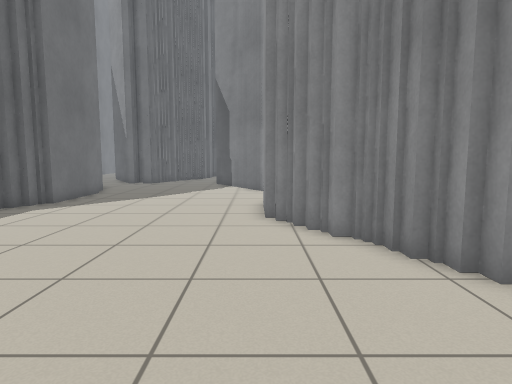
[1] (above)

21 first-person views from a walk through a Stage world. The camera is 0.94 m above the floor, tilts 6° down and sees 75° across. The lines on the ground mark 1 m squares. The floor is counted in squares, 0.5 m on a side. Each view is taken from the middle of a square. On the plan, view 1 faces up. The plan holds only what a view shows up to about 17 squares ahead; the rest is blank. The place goes on beyond the plan. Robots are left out.

[2]
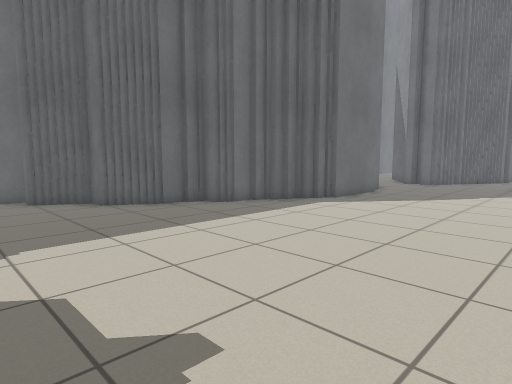

[3]
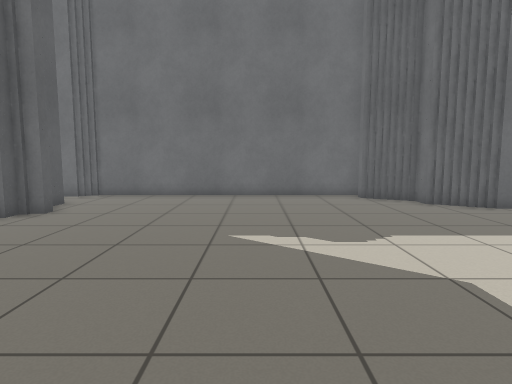

[4]
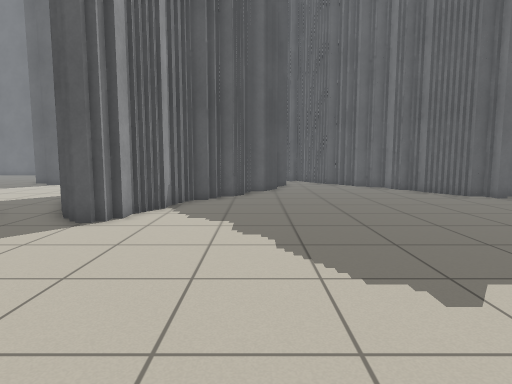

[5]
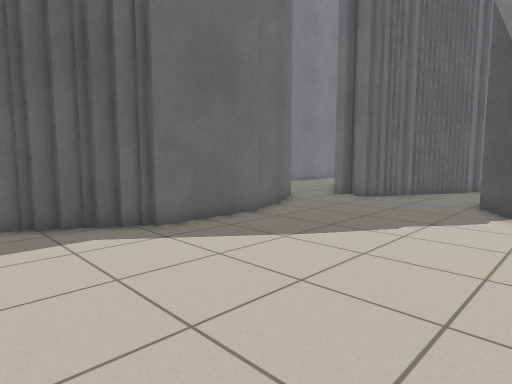

[6]
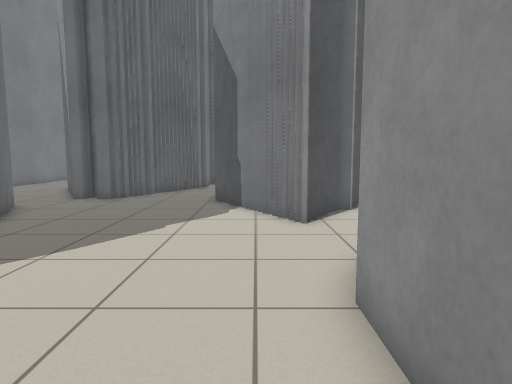

[7]
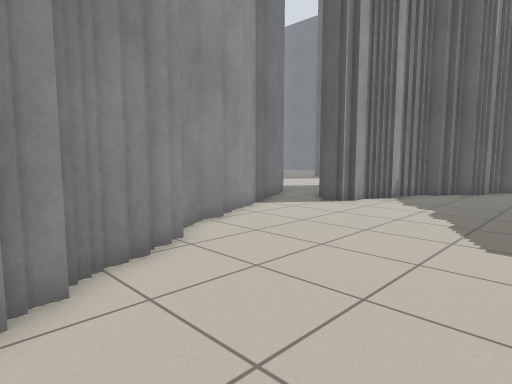

[8]
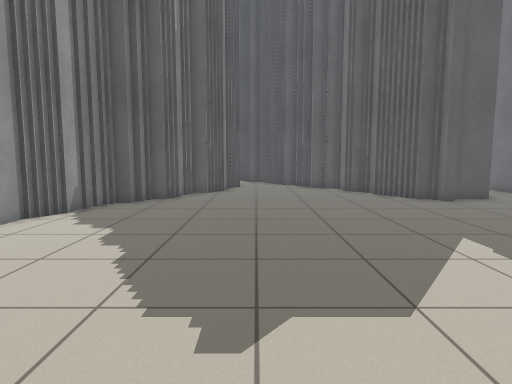

[9]
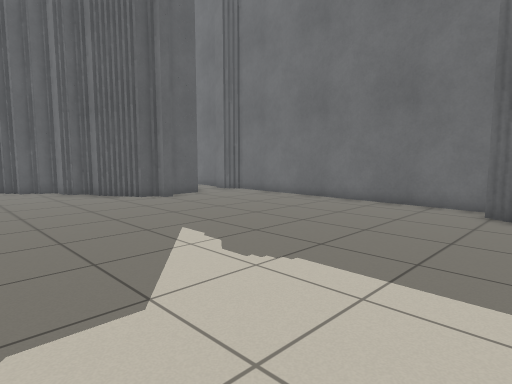

[10]
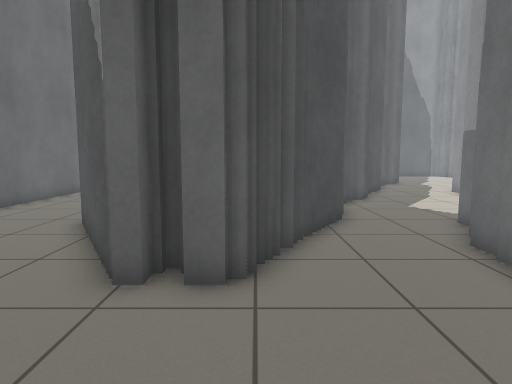

[11]
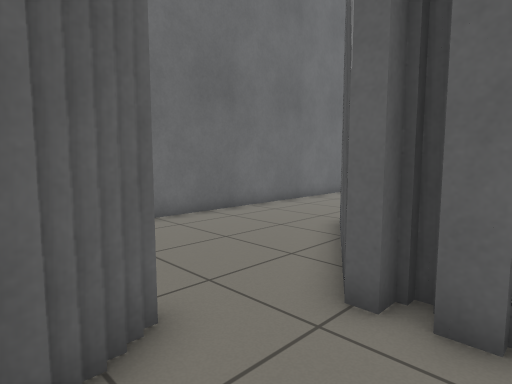

[12]
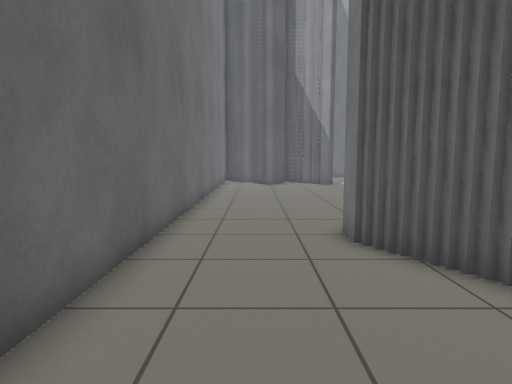

[13]
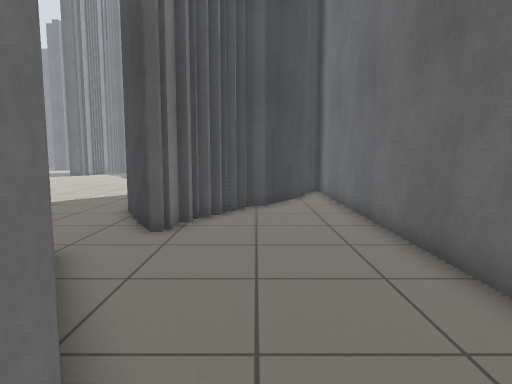

[14]
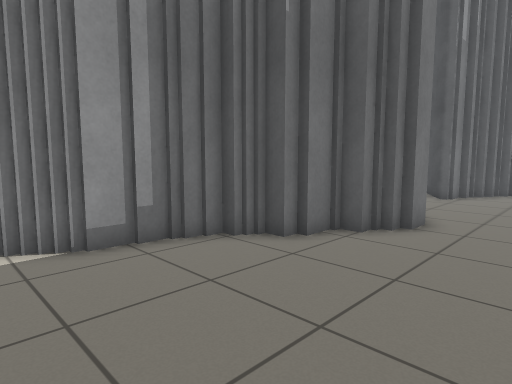

[15]
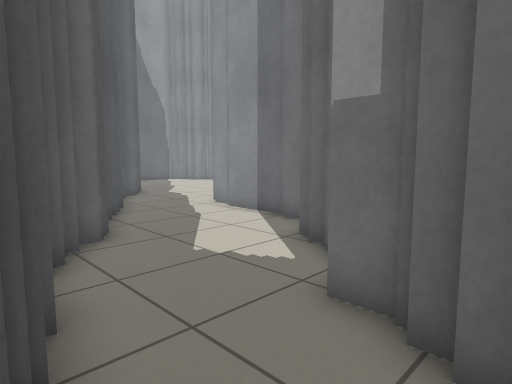

[16]
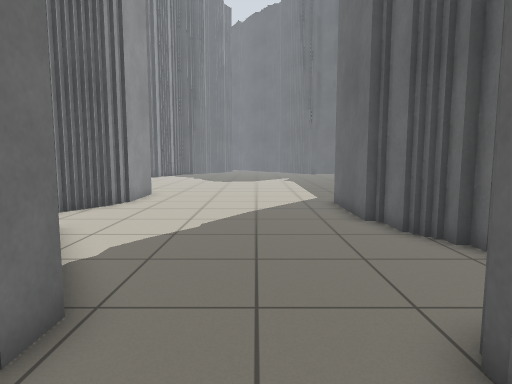

[17]
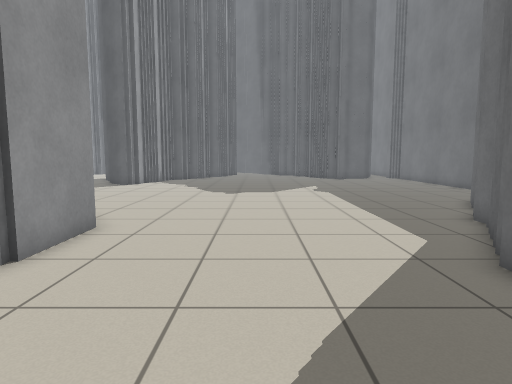

[18]
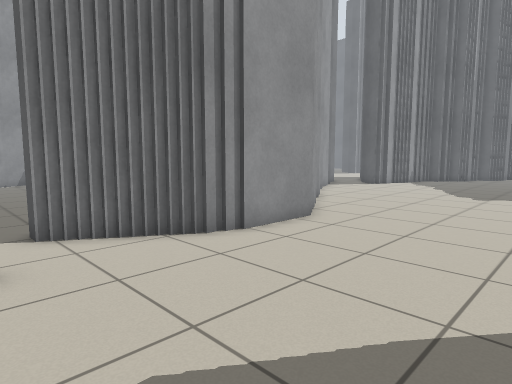

[19]
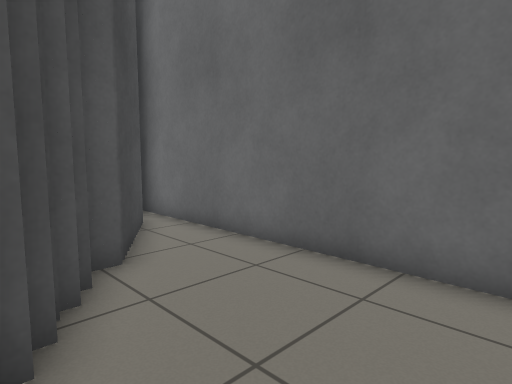

[20]
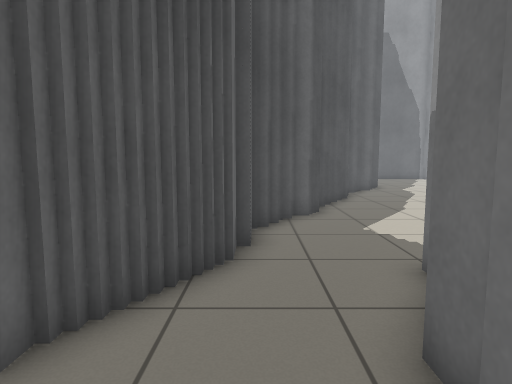

[21]
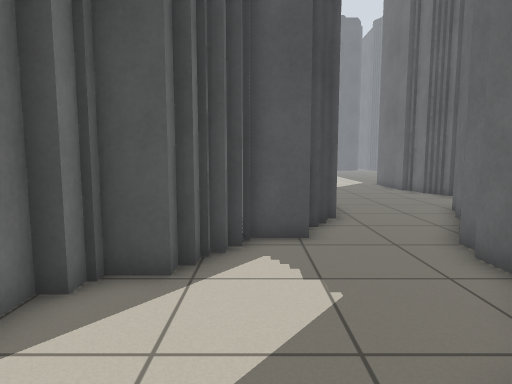

### Floor plan
Key: @ floor where view 1 was taken; # wall or solid block; . floor.
Columns run from 16 left of view 1 to 7 right of it. Each row starts with its distance up from view 1.
 38 #......        ##...#
 37 #........#     #....#
 36 #.......##    ##...##
 35 #.......#     #....#
 34 #.......#    ##....#
 33 #......##   ##.....#
 32 #.....##    #......#
 31 #.....#     #....###
 30 #....##     #....#
 29 #...##     ##...##
 28 #...##    ##...##
 27 #....##   #...##
 26 #.....#  ##...#
 25 #.....####...##
 24 #......###...##
 23 #............##
 22 #.............##  ##
 21 #....##........# ##.
 20 #....###.......###.
 19 #...## #........##.
 18 #..##  #..............
 17 #.##   ##.........##..
 16 #.#     #.........#
 15 ###     #........##
 14  #     ##........#
 13        #........##
 12       ##........#
 11       #.........##
 10      ##..........#
  9     ##...........##
  8     ##............##
  7     #..............#
  6    ##..............##
  5   ##................##
  4  ##..................#
  3 ##...................#
  2 #....................##
  1 #.....................#
  0 #...............@.....##
 -1 #......................#
 -2 #......................#
 -3 #.......................
 -4 #...................###.
 -5 #...................####
 -6 #..................##  #
 -7 #..................#
 -8 #..................#
 -9 #.................##
-10 #. ####..........##
-11 #.    ##.........#
-12        #........##

Positions as (right, up) in squares from view 1, and headings:
1: (0, 0), facing up
2: (0, 0), facing up-left
3: (0, -2), facing left
4: (0, 6), facing down
5: (0, 9), facing up-left
6: (-1, 9), facing up
7: (-3, 9), facing down-right
8: (-3, 5), facing down
9: (-3, 5), facing down-left
10: (-7, 19), facing up
11: (-7, 20), facing up-left
12: (-14, 21), facing up
13: (-13, 30), facing down
14: (-15, 38), facing down-right
15: (-5, 26), facing up-right
16: (-5, 27), facing down
17: (-4, 19), facing down
18: (-6, 19), facing down-right
19: (-11, 23), facing down-left
20: (-4, 23), facing up
21: (0, 36), facing down
